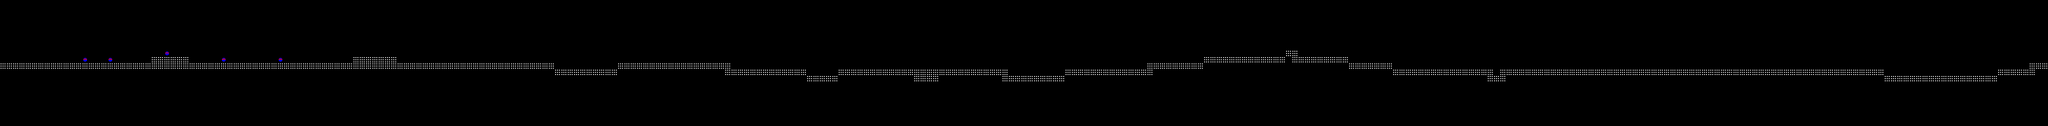

A 2D game scene composited from a Tiled map and its tileset images. What follows is a short description and the map's XML, with each tile layer's data collapsed to a summary:
An orthogonal 325x20 tile map with 32x32 px tiles, 2 tile layers (Main, Object).

<map version="1.0" orientation="orthogonal" renderorder="right-down" width="325" height="20" tilewidth="32" tileheight="32">
 <tileset firstgid="1" name="tileset" tilewidth="32" tileheight="32">
  <image tid="0" source="tileset.png" width="96" height="224" />
 </tileset>
 <layer name="Main" width="325" height="20">
  <data>[6500 cells, 349 non-empty, 1 distinct tile ids]</data>
 </layer>
 <layer name="Object" width="325" height="20">
  <data>[6500 cells, 5 non-empty, 1 distinct tile ids]</data>
 </layer>
</map>
